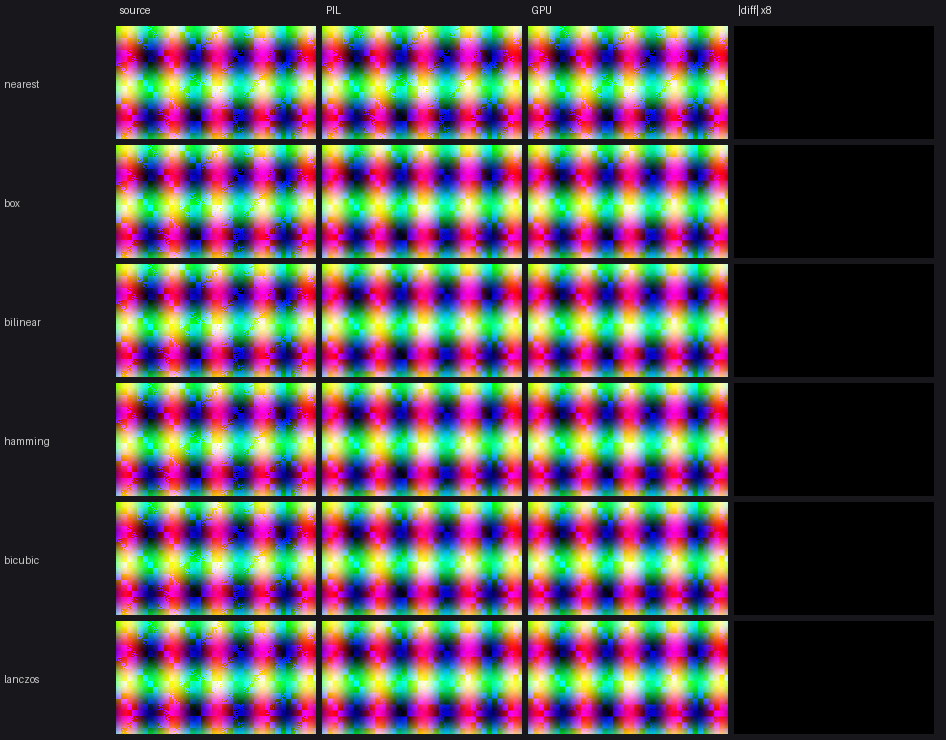

This figure's Python source:
#!/usr/bin/env python3
# Visual comparison: per-filter GPU-resized output vs PIL.
# Writes compare.png - one row per filter:
# [ source (nearest-thumbnail) | PIL resized | GPU resized | |diff| x8 ].
import subprocess, sys, os
import numpy as np

os.chdir(os.path.dirname(os.path.abspath(__file__)))
if not os.path.exists("app"):
    r = subprocess.run("g++ -std=c++23 -O2 main.cpp -o app -lvulkan -lshaderc".split(),
                       capture_output=True, text=True)
    if r.returncode:
        print(r.stderr); sys.exit("BUILD FAILED")

from PIL import Image, ImageDraw, ImageFont

rng = np.random.RandomState(42)
yy, xx = np.mgrid[0:360, 0:640]
photo = np.stack([np.sin(xx / 23.) * 127 + 128,
                  np.cos(yy / 31.) * 127 + 128,
                  ((xx // 17) ^ (yy // 19)) * 40
                  + rng.randint(0, 30, (360, 640))], 2).astype(np.uint8)
Image.fromarray(photo, "RGB").save("t_src.ppm")

FILTERS = {"nearest": Image.NEAREST, "box": Image.BOX,
           "bilinear": Image.BILINEAR, "hamming": Image.HAMMING,
           "bicubic": Image.BICUBIC, "lanczos": Image.LANCZOS}
OW, OH = 200, 113          # ~3.2x downscale

font = ImageFont.load_default()
hdr, gap, lab_w = 20, 6, 110
SW, SH = OW, OH
cv = Image.new("RGB", (lab_w + SW * 4 + gap * 6,
                       hdr + SH * len(FILTERS) + gap * (len(FILTERS) + 1)),
               (24, 24, 28))
dr = ImageDraw.Draw(cv)
for i, lab in enumerate(["source", "PIL", "GPU", "|diff| x8"]):
    dr.text((lab_w + gap + i * (SW + gap) + 4, 4), lab, font=font,
            fill=(230, 230, 230))

src_thumb = Image.open("t_src.ppm").resize((OW, OH), Image.NEAREST)
worst = 0
for r_i, (fname, resample) in enumerate(FILTERS.items()):
    subprocess.run(["./app", "t_src.ppm", "t_gpu.ppm",
                    f"{OW}x{OH}", fname], capture_output=True)
    ref = np.asarray(Image.open("t_src.ppm").resize((OW, OH), resample))
    got = np.asarray(Image.open("t_gpu.ppm"))
    diff = np.abs(ref.astype(int) - got.astype(int)).astype(np.uint8)
    worst = max(worst, int(diff.max()))
    y = hdr + r_i * (SH + gap) + gap
    dr.text((4, y + SH // 2 - 4), fname, font=font, fill=(200, 200, 200))
    cv.paste(src_thumb, (lab_w + gap, y))
    cv.paste(Image.fromarray(ref), (lab_w + gap + (SW + gap), y))
    cv.paste(Image.fromarray(got), (lab_w + gap + 2 * (SW + gap), y))
    cv.paste(Image.fromarray(np.clip(diff * 8, 0, 255).astype(np.uint8)),
             (lab_w + gap + 3 * (SW + gap), y))
    print(f"{fname}: max |diff| = {diff.max()}")

cv.save("compare.png")
print(f"wrote compare.png  (worst pixel diff {worst})")
